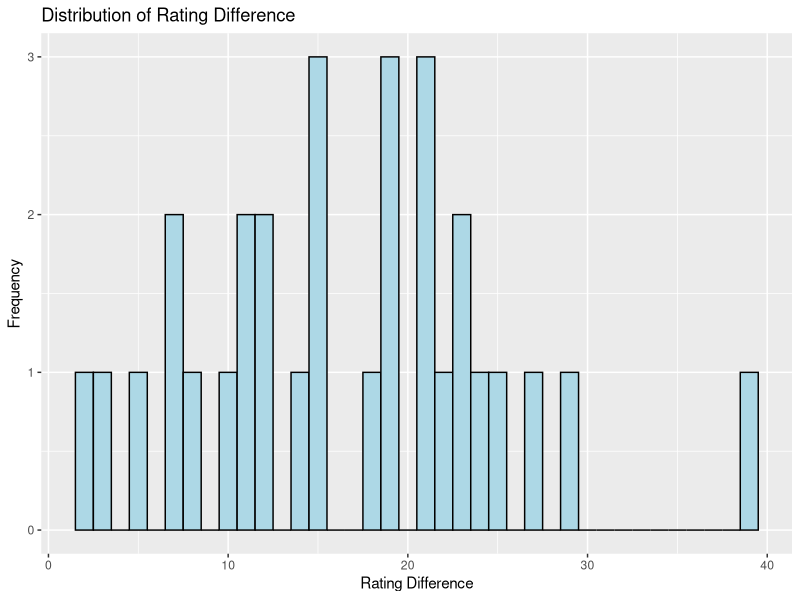
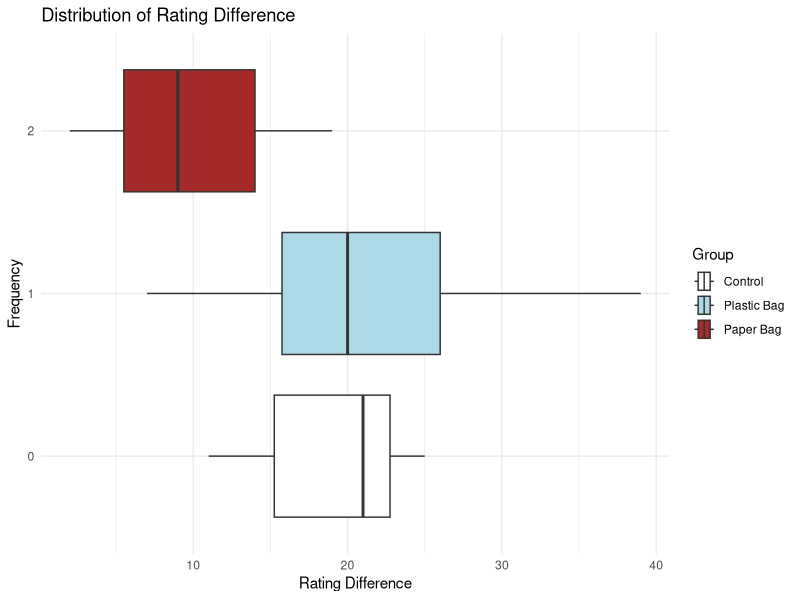

These charts were generated, in order, by the following R code:
## ---- chunk 1
knitr::opts_chunk$set(echo = TRUE)
## ---- chunk 2
library(ggplot2)
## ---- chunk 3
# Unique identifiers of each banana based on weight (and additional letter if weight tie)
banana_ids <- c(
  "130", "131", "140",
  "144", "146A", "146B",
  "147", "148", "155",
  "156", "157", "162",
  "166", "170", "171",
  "173", "175", "176",
  "181", "183A", "183B",
  "184", "185", "188",
  "189", "190", "200A",
  "200B", "209", "211"
)
# Banana weights
banana_weights <- c(
  130, 131, 140,
  144, 146, 146,
  147, 148, 155,
  156, 157, 162,
  166, 170, 171,
  173, 175, 176,
  181, 183, 183,
  184, 185, 188, 
  189, 190, 200,
  200, 209, 211
)
# Banana matched triplet assignments based on weight (group based on weight order statistics)
banana_match_ids <- unlist(lapply(1:10, function(n){rep(n,3)}))

banana_df <- data.frame(id = banana_ids, match_id = banana_match_ids, weight = banana_weights)

# Random treatment assignment with seed set for reproducibility
# 0 corresponds to control, 1 to paper bag, 2 to plastic bag
set.seed(123)
banana_df$treatment <- unlist(lapply(1:10, function(x){sample(0:2, 3, replace = FALSE)}))

banana_df
## ---- chunk 4
banana_rating <- read.csv("banana_ratings_final.csv")
# Reorder the banana_rating data frame by the BananaID
banana_rating <- banana_rating[order(banana_rating$BananaID),]

# Add a column to the banana_df data frame to store the post treatment rating, the values are the rows 1 through 30 of the Rating column in the banana_rating data frame
banana_df$post_rating <- banana_rating$Rating[1:30]

# Add a column to the banana_df data frame to store the difference between the pre treatment rating, the values are 31 through 60 of the Rating column in the banana_rating data frame
banana_df$pre_rating <- banana_rating$Rating[31:60]

# Add a column to the banana_df data frame to store the difference between the post treatment rating and the pre treatment rating
banana_df$rating_diff <- banana_df$post_rating - banana_df$pre_rating

banana_df
## ---- chunk 5
# Plot the distribution of the rating difference
ggplot(banana_df, aes(x = rating_diff)) +
  geom_histogram(binwidth = 1, fill = "lightblue", color = "black") +
  labs(title = "Distribution of Rating Difference", x = "Rating Difference", y = "Frequency")
## ---- chunk 6
ggplot(banana_df, aes(x = rating_diff, y = as.factor(treatment), fill = as.factor(treatment))) +
  geom_boxplot() + 
  labs(title = "Distribution of Rating Difference", 
       x = "Rating Difference", 
       y = "Frequency", 
       fill = "Group") +  # Change the legend title to "Group"
  scale_fill_manual(values = c("0" = "white", 
                               "1" = "lightblue", 
                               "2" = "brown"),   # Set colors for each group
                    labels = c("0" = "Control", 
                               "1" = "Plastic Bag", 
                               "2" = "Paper Bag")) +  # Map numeric values to labels
  theme_minimal()
## ---- chunk 7

# Permutaion Test 1: Control vs. Paper Bag


# Use the difference in means statistic to run a permutation test on control vs. paper bag
# Calculate the observed difference in means
obs_control_paper_diff <- mean(banana_df$rating_diff[banana_df$treatment == 1]) - mean(banana_df$rating_diff[banana_df$treatment == 0])

# Create a subset of the data frame with only the control and paper bag treatments
control_paper_df <- banana_df[banana_df$treatment %in% c(0, 1),]

# Create a vector to store the permuted differences in means
perm_diffs <- numeric(2^10)

# Run the permutation test by going through all possible permutations of the treatment assignments
# We are using the first 10 digits of the binary expansion of 
# the numbers 0 to 1023 to represent 
# all possible permutations of the 10 pairs
for(i in 0:(2^10 - 1)){
  # Convert the integer i to a binary representation
  binary_i <- as.integer(intToBits(i))
  
  # The length of binary_i is 32, but we only need the first 10 digits 
  # to represent the permutation of the 10 pairs
  binary_i <- binary_i[1:10]
  
  # Now, we can use binary_i to permute the data
  permuted_control_diff <- rep(NA, 10)
  permuted_paper_diff <- rep(NA, 10)
  
  for(j in 1:10){
    if(binary_i[j] == 0){
      permuted_control_diff[j] <- control_paper_df$rating_diff[j*2 - 1]
      permuted_paper_diff[j] <- control_paper_df$rating_diff[j*2]
    } else {
      permuted_control_diff[j] <- control_paper_df$rating_diff[j*2]
      permuted_paper_diff[j] <- control_paper_df$rating_diff[j*2 - 1]
    }
  }
  
  perm_diffs[i] <- mean(permuted_paper_diff) - mean(permuted_control_diff)
}

# Plot the distribution of the permuted differences in means
plot_1 <- ggplot() +
  geom_histogram(aes(x = perm_diffs), binwidth = 1, fill = "lightblue", color = "black") +
  geom_vline(xintercept = obs_control_paper_diff, color = "red") +
  labs(title = "Distribution of Permutated Differences in Means (Paper Bag - Control)", x = "Difference in Means", y = "Frequency")

# Calculate the p-value
p_value_1 <- sum(abs(perm_diffs) >= abs(obs_control_paper_diff)) / length(perm_diffs)
## ---- chunk 8

# Permutation Test 2: Control vs. Plastic Bag

# Use the difference in means statistic to run a permutation test on control vs. plastic bag
# Calculate the observed difference in means

obs_control_plastic_diff <- mean(banana_df$rating_diff[banana_df$treatment == 2]) - mean(banana_df$rating_diff[banana_df$treatment == 0])

# Create a subset of the data frame with only the control and plastic bag treatments
control_plastic_df <- banana_df[banana_df$treatment %in% c(0, 2),]

# Create a vector to store the permuted differences in means
perm_diffs <- numeric(2^10)

# Run the permutation test by going through all possible permutations of the treatment assignments
# We are using the first 10 digits of the binary expansion of
# the numbers 0 to 1023 to represent
# all possible permutations of the 10 twins

for(i in 0:(2^10 - 1)){
  # Convert the integer i to a binary representation
  binary_i <- as.integer(intToBits(i))
  
  # The length of binary_i is 32, but we only need the first 10 digits
  # to represent the permutation of the 10 pairs
  binary_i <- binary_i[1:10]
  
  # Now, we can use binary_i to permute the data
  permuted_control_diff <- rep(NA, 10)
  permuted_plastic_diff <- rep(NA, 10)
  
  for(j in 1:10){
    if(binary_i[j] == 0){
      permuted_control_diff[j] <- control_plastic_df$rating_diff[j*2 - 1]
      permuted_plastic_diff[j] <- control_plastic_df$rating_diff[j*2]
    } else {
      permuted_control_diff[j] <- control_plastic_df$rating_diff[j*2]
      permuted_plastic_diff[j] <- control_plastic_df$rating_diff[j*2 - 1]
    }
  }
  
  perm_diffs[i] <- mean(permuted_plastic_diff) - mean(permuted_control_diff)
}

# Plot the distribution of the permuted differences in means
plot_2<- ggplot() +
  geom_histogram(aes(x = perm_diffs), binwidth = 1, fill = "lightblue", color = "black") +
  geom_vline(xintercept = obs_control_plastic_diff, color = "red") +
  labs(title = "Distribution of Permutated Differences in Means (Plastic Bag - Control)", x = "Difference in Means", y = "Frequency")

# Calculate the p-value
p_value_2 <- sum(abs(perm_diffs) >= abs(obs_control_plastic_diff)) / length(perm_diffs)
## ---- chunk 9

# Permutation Test 3: Paper Bag vs. Plastic Bag


# Use the difference in means statistic to run a permutation test on paper bag vs. plastic bag
# Calculate the observed difference in means
obs_paper_plastic_diff <- mean(banana_df$rating_diff[banana_df$treatment == 2]) - mean(banana_df$rating_diff[banana_df$treatment == 1])

# Create a subset of the data frame with only the paper bag and plastic bag treatments
paper_plastic_df <- banana_df[banana_df$treatment %in% c(1, 2),]

# Create a vector to store the permuted differences in means
perm_diffs <- numeric(2^10)

# Run the permutation test by going through all possible permutations of the treatment assignments
# We are using the first 10 digits of the binary expansion of
# the numbers 0 to 1023 to represent
# all possible permutations of the 10 twins

for(i in 0:(2^10 - 1)){
  # Convert the integer i to a binary representation
  binary_i <- as.integer(intToBits(i))
  
  # The length of binary_i is 32, but we only need the first 10 digits
  # to represent the permutation of the 10 pairs
  binary_i <- binary_i[1:10]
  
  # Now, we can use binary_i to permute the data
  permuted_paper_diff <- rep(NA, 10)
  permuted_plastic_diff <- rep(NA, 10)
  
  for(j in 1:10){
    if(binary_i[j] == 0){
      permuted_paper_diff[j] <- paper_plastic_df$rating_diff[j*2 - 1]
      permuted_plastic_diff[j] <- paper_plastic_df$rating_diff[j*2]
    } else {
      permuted_paper_diff[j] <- paper_plastic_df$rating_diff[j*2]
      permuted_plastic_diff[j] <- paper_plastic_df$rating_diff[j*2 - 1]
    }
  }
  
  perm_diffs[i] <- mean(permuted_plastic_diff) - mean(permuted_paper_diff)
}

# Plot the distribution of the permuted differences in means
plot_3 <- ggplot() +
  geom_histogram(aes(x = perm_diffs), binwidth = 1, fill = "lightblue", color = "black") +
  geom_vline(xintercept = obs_paper_plastic_diff, color = "red") +
  labs(title = "Distribution of Permutated Differences in Means (Plastic Bag - Paper Bag)", x = "Difference in Means", y = "Frequency")

# Calculate the p-value
p_value_3 <- sum(abs(perm_diffs) >= abs(obs_paper_plastic_diff)) / length(perm_diffs)
